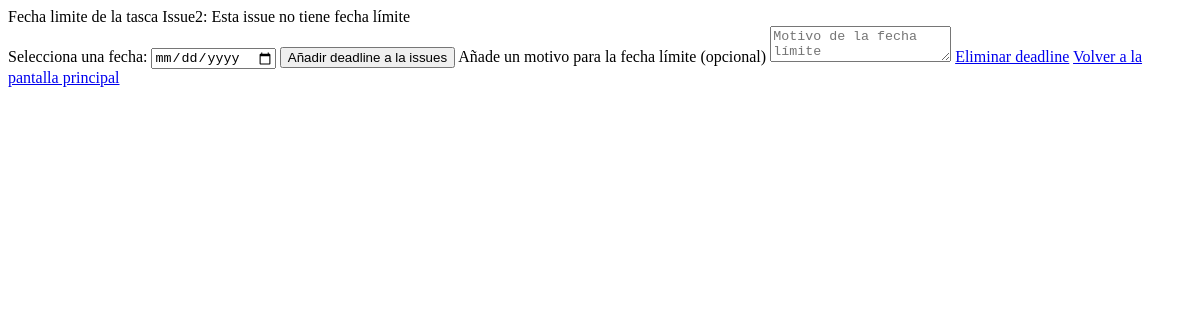
/pantallaAddDeadline/16/, run on an earlier commit of the app's database.
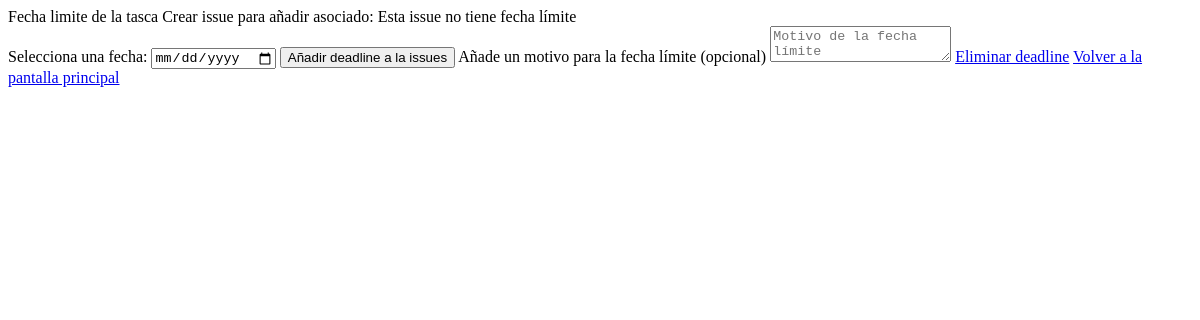
And on a later commit of the database.
### polls/models.py (models this page shows, shortened)
class Issue(models.Model):
    id = models.AutoField(primary_key=True)
    asunto = models.CharField(max_length=50, default='')
    descripcion = models.CharField(max_length=200, default='')
    creador = models.ForeignKey(User, on_delete=models.CASCADE, related_name='issues_creadas')
    associat = models.ForeignKey(User, on_delete=models.CASCADE, related_name='issues_associado', null=True)
    vigilant = models.ManyToManyField(User, related_name='issues_vigiladas')
    deleted = models.BooleanField(default=False)
    asignada = models.ForeignKey(User, on_delete=models.CASCADE, related_name='issues_asignadas', null=True)
    blocked = models.BooleanField(default=False, null=True)
    reason_blocked = models.CharField(max_length=200, default='', null=True)
    deadline = models.DateTimeField(null=True)
    prioridad = models.CharField(max_length=100, default=None, null=True)
    status = models.CharField(max_length=100, default=None, null=True)

### polls/views/issue_viewset.py (the view)
# urls.py: path('pantallaAddDeadline/<int:idIssue>/', issue_viewset.pantallaAddDeadline, name='pantallaAñadirDeadline'),
def pantallaAddDeadline(request, idIssue):
    issue = Issue.objects.get(id=idIssue)
    motivo = ""
    if issue.deadline is not None:
        deadline = Deadline.objects.get(issue_id=idIssue)
        motivo = deadline.motivo
    return render(request, 'form_addDeadline.html', {'error' : "", 'issue' : issue, 'motivo' : motivo})

### polls/templates/form_addDeadline.html (shortened to what this page needs)
<div>
    Fecha limite de la tasca {{issue.asunto}}: {% if issue.deadline %} {{ issue.deadline }} Motivo: {{motivo}} {% else %} Esta issue no tiene fecha límite {% endif %}
</div>
<form action="{% url 'añadirDeadline' issue.id %}" method="POST">
    <label for="fecha">Selecciona una fecha:</label>
    <input type="date" id="fecha" name="fecha">
    <input type="submit" value="Añadir deadline a la issues">
    <a>
        Añade un motivo para la fecha límite (opcional)
        <textarea name="motivo" placeholder="Motivo de la fecha límite"></textarea>
    </a>
    <a href="{% url 'eliminarDeadline' issue.id %}">Eliminar deadline</a>
    <a href="{% url 'mostrarIssue' issue.id %}">Volver a la pantalla principal</a>
</form>

What changed in the data, as far as the page shows it:
changed Issue: asunto "Issue2" → "Crear issue para añadir asociado"
